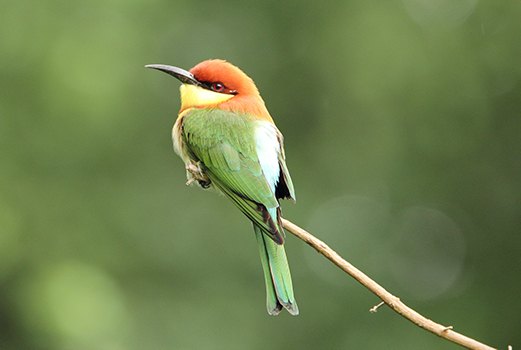
#> input picture Chapter_07/data/Bird.jpg, 521 x 350 px, found by its file name
$ python image_roi.py
#> lines starting #> are read from the running program, lines starting #| are printed output that depends on the picture
import numpy as np
import cv2

# Read the image...
img = cv2.imread('.//images//Bird.jpg', cv2.IMREAD_COLOR)
#> img is the input picture: shape (350, 521, 3); mean B, G, R 78, 128, 110

# Extract the region-of-interest from the image
img_roi = img[50:250, 150:300]
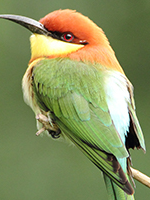
#> img_roi: shape (200, 150, 3); mean B, G, R 94.2, 143.1, 134.3

# Save the region-of-interest as an image
cv2.imwrite('.//images//Bird_ROI.jpg', img_roi)

# Display the extracted region-of-interest
cv2.imshow('Image ROI', img_roi)

# Wait for a keypress
cv2.waitKey(0)

# Close all OpenCV windows
cv2.destroyAllWindows()
